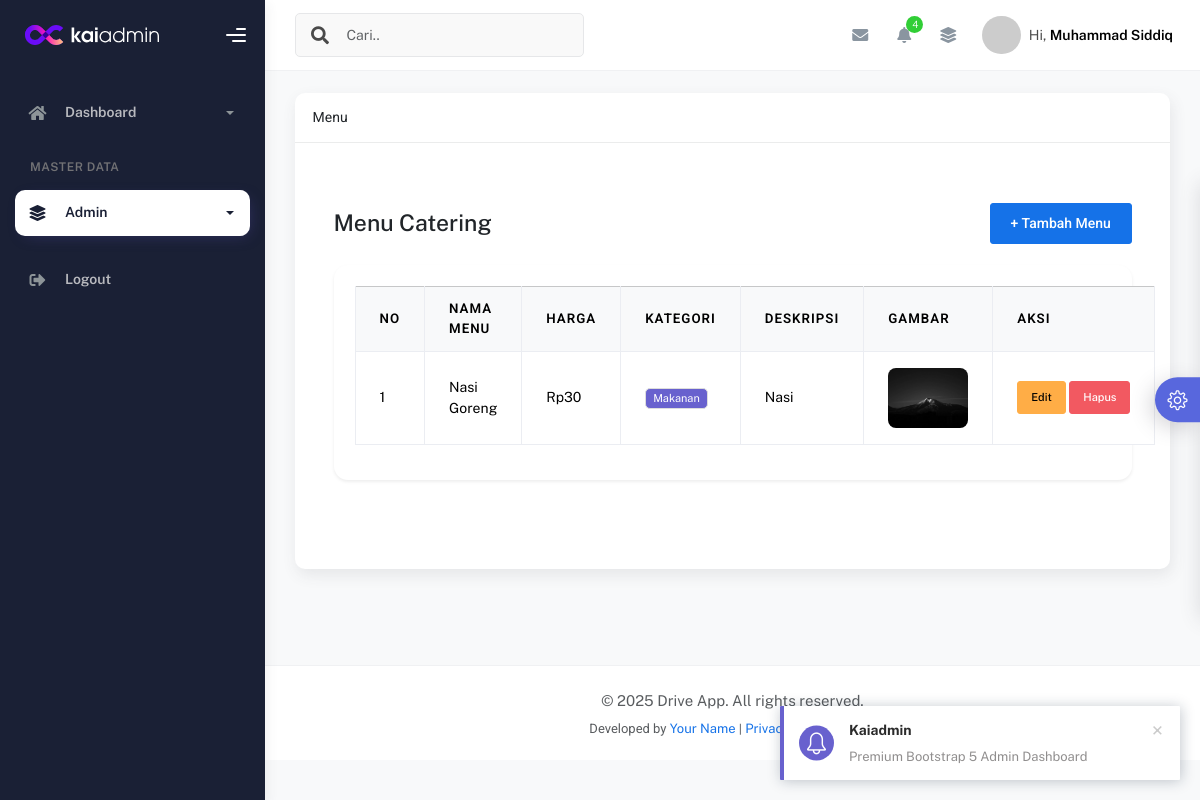
The app's page /menu.php?page=menu (signed in) with its own data.
### tables this page shows
CREATE TABLE `user` (
  `id` int(11) NOT NULL,
  `id_level` int(11) NOT NULL,
  `username` varchar(50) NOT NULL,
  `email` varchar(50) NOT NULL,
  `password` varchar(50) NOT NULL,
  `profile_picture` varchar(50) NOT NULL,
  `created_at` timestamp NOT NULL DEFAULT current_timestamp(),
  `updated_at` timestamp NOT NULL DEFAULT current_timestamp() ON UPDATE current_timestamp(),
  `deleted_at` tinyint(1) NOT NULL DEFAULT 0
);

CREATE TABLE `menu` (
  `id` int(11) NOT NULL,
  `nama` varchar(50) NOT NULL,
  `harga` int(50) NOT NULL,
  `deskripsi` text NOT NULL,
  `gambar` varchar(500) NOT NULL,
  `kategori` enum('Makanan','Minuman','','') NOT NULL,
  `created_at` timestamp NOT NULL DEFAULT current_timestamp(),
  `updated_at` timestamp NULL DEFAULT NULL ON UPDATE current_timestamp()
);

### admin/content/menu.php (the view, shortened to what this page needs)
<?php include 'admin/controller/koneksi.php'; ?>
<body class="bg-light">
<div class="container py-5">
  <div class="d-flex justify-content-between align-items-center mb-4">
    <h3 class="mb-0">Menu Catering</h3>
    <a href="?page=add-menu" class="btn btn-primary">+ Tambah Menu</a>
  </div>
  <div class="card shadow-sm border-0 rounded-4">
    <div class="card-body p-4">
      <table class="table table-bordered table-hover align-middle">
        <thead class="table-light">
          <tr>
            <th>No</th>
            <th>Nama Menu</th>
            <th>Harga</th>
            <th>Kategori</th>
            <th>Deskripsi</th>
            <th>Gambar</th>
            <th>Aksi</th>
          </tr>
        </thead>
        <tbody>
          <?php
          $result = mysqli_query($config, "SELECT * FROM menu ORDER BY id DESC");
          $menuList = mysqli_fetch_all($result, MYSQLI_ASSOC);
          foreach ($menuList as $i => $data):
          ?>
            <tr>
              <td><?= $i + 1 ?></td>
              <td><?= htmlspecialchars($data['nama']) ?></td>
              <td>Rp<?= number_format($data['harga'], 0, ',', '.') ?></td>
              <td><span class="badge bg-secondary"><?= $data['kategori'] ?></span></td>
              <td><?= nl2br(htmlspecialchars($data['deskripsi'])) ?></td>
              <td>
                <?php if (!empty($data['gambar'])) : ?>
                  <img src="admin/content/uploads/<?= $data['gambar'] ?>" class="thumb" alt="<?= $data['nama'] ?>">
                <?php else : ?>
                  <span class="text-muted">-</span>
                <?php endif; ?>
              </td>
              <td class="text-nowrap">
                <a href="?page=add-menu&edit=<?= $data['id'] ?>" class="btn btn-sm btn-warning">Edit</a>
                <a href="?page=add-menu&hapus=<?= $data['id'] ?>" onclick="return confirm('Hapus menu ini?')" class="btn btn-sm btn-danger">Hapus</a>
              </td>
            </tr>
          <?php endforeach; ?>
        </tbody>
      </table>
    </div>
  </div>
</div>
</body>
</html>

### admin/include/header.php (shortened to what this page needs)
 <?php
$idNav = $_SESSION['id'];
$queryNav = mysqli_query($config, "SELECT user.*, level.level_name FROM user LEFT JOIN level ON user.id_level = level.id WHERE user.id = '$idNav'");
$rowNav  = mysqli_fetch_array($queryNav);
?>
<nav
            class="navbar navbar-header navbar-header-transparent navbar-expand-lg border-bottom"
          >
            <div class="container-fluid">
              <nav
                class="navbar navbar-header-left navbar-expand-lg navbar-form nav-search p-0 d-none d-lg-flex"
              >
                <div class="input-group">
                  <div class="input-group-prepend">
                    <button type="submit"  class="btn btn-search pe-1">
                      <i class="fa fa-search search-icon"></i>
                    </button>
                  </div>
                  <input
                    type="text"
                    id='sidebarSearch'
                    placeholder="Cari.."
                    class="form-control"
                  />
                </div>
              </nav>
              <ul class="navbar-nav topbar-nav ms-md-auto align-items-center">
                <li class="nav-item topbar-icon dropdown hidden-caret">
                  <a
                    class="nav-link dropdown-toggle"
                    href="#"
                    id="messageDropdown"
                    role="button"
                    data-bs-toggle="dropdown"
                    aria-haspopup="true"
                    aria-expanded="false"
                  >
                    <i class="fa fa-envelope"></i>
                  </a>
                </li>
                <li class="nav-item topbar-icon dropdown hidden-caret">
                  <a
                    class="nav-link dropdown-toggle"
                    href="#"
                    id="notifDropdown"
                    role="button"
                    data-bs-toggle="dropdown"
                    aria-haspopup="true"
                    aria-expanded="false"
                  >
                    <i class="fa fa-bell"></i>
                    <span class="notification">4</span>
                  </a>
                </li>
                <li class="nav-item topbar-icon dropdown hidden-caret">
                  <a
                    class="nav-link"
                    data-bs-toggle="dropdown"
                    href="#"
                    aria-expanded="false"
                  >
                    <i class="fas fa-layer-group"></i>
                  </a>
                </li>
                <li class="nav-item topbar-user dropdown hidden-caret">
                  <a
                    class="dropdown-toggle profile-pic"
                    data-bs-toggle="dropdown"
                    href="#"
                    aria-expanded="false"
                  >
                    <div class="avatar-sm">
                      <img
                        src="<?= !empty($rowNav['profile_picture']) && file_exists('admin/img/profile_picture/' . $rowNav['profile_picture']) ? 'admin/img/profile_picture/' . $rowNav['profile_picture'] : 'https://placehold.co/100' ?> "
                        alt="..."
                        class="avatar-img rounded-circle"
                      />
                    </div>
                    <span class="profile-username">
                      <span class="op-7">Hi,</span>
                      <span class="fw-bold"><?= isset($rowNav['username']) ? $rowNav['username'] : '-- your name --' ?></span>
                    </span>
                  </a>
                </li>
              </ul>
            </div>
          </nav>

### admin/content/menu.php (style rules this page uses)
img.thumb { border-radius: 8px; object-fit: cover; height: 60px; width: 80px; }

### records on screen
user: username "Muhammad Siddiq"
menu: nama "Nasi Goreng", harga "30", kategori "Makanan", deskripsi "Nasi", gambar (picture)

### other values on screen
str_replace("-", " ",  ucfirst($_GET['page'])) "Menu"
